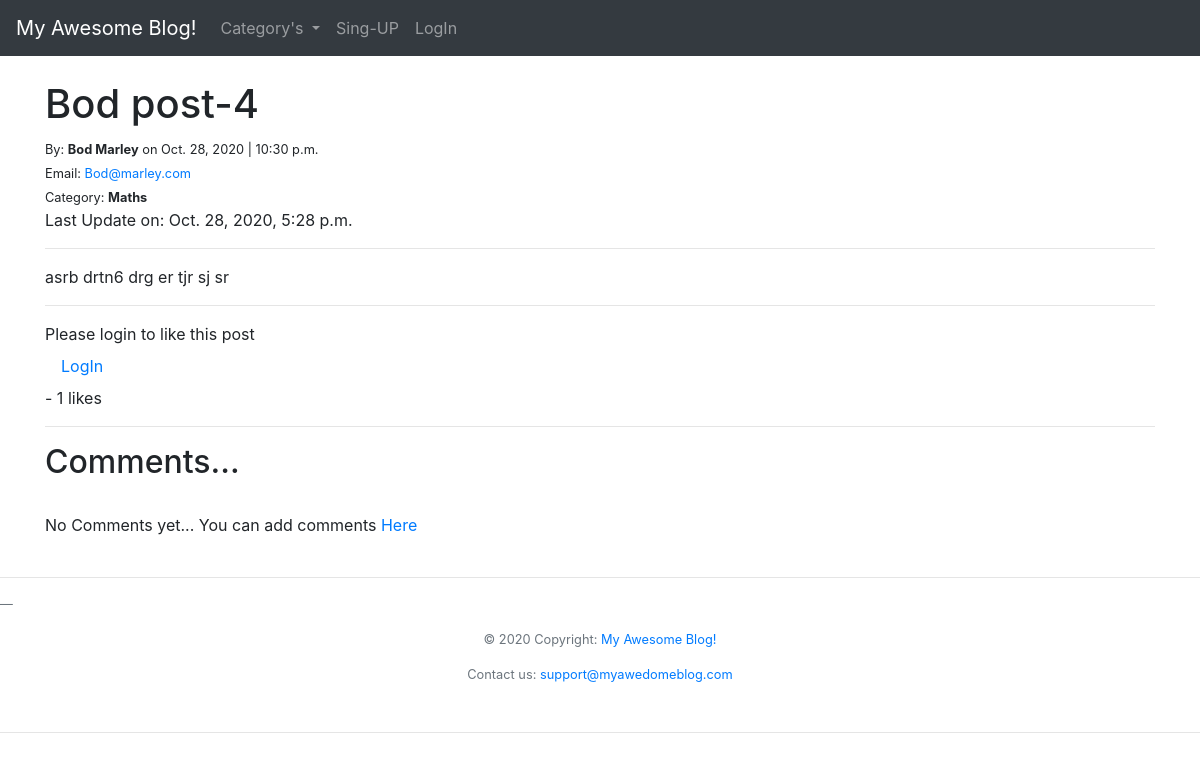
The page /article/18 on the database as committed earlier.
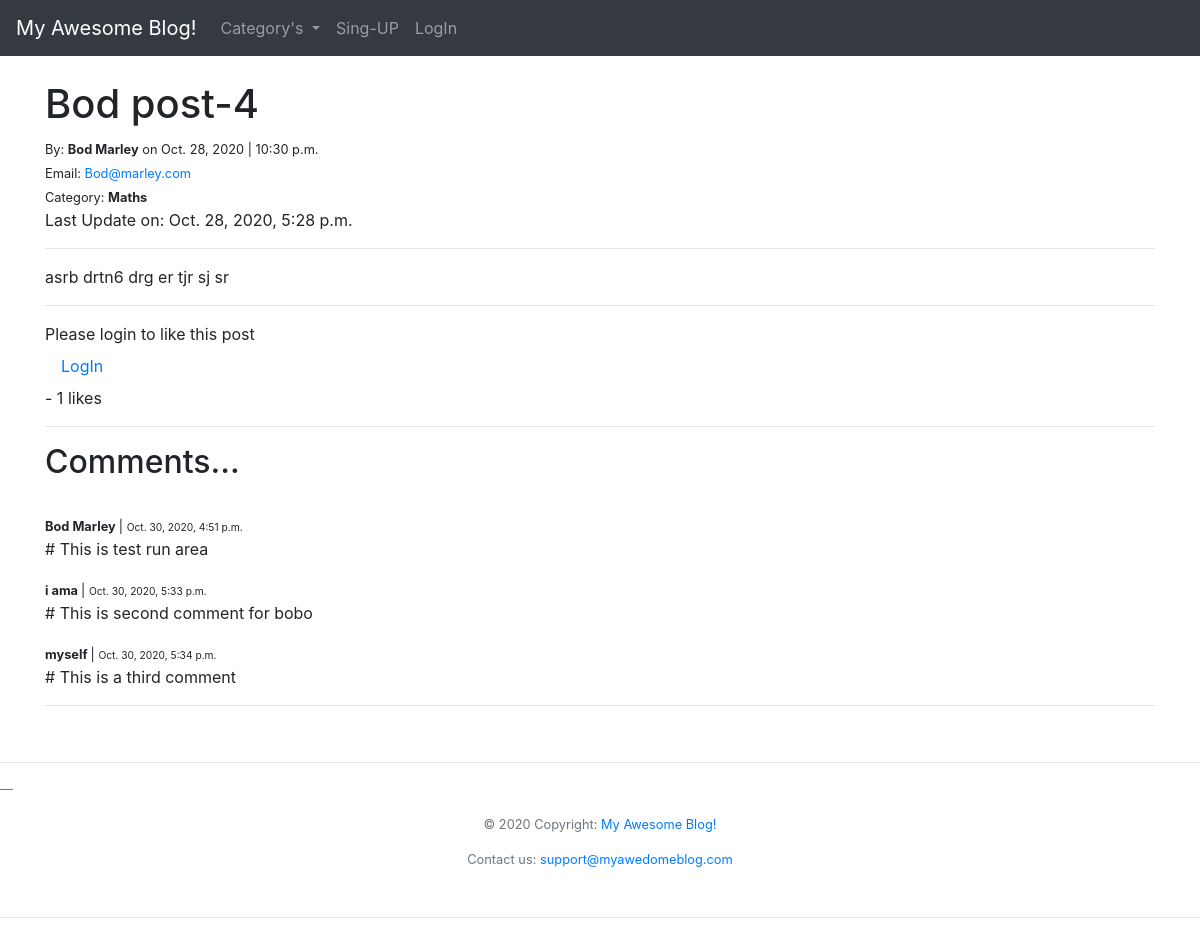
The same page on the database as committed later.
### theblog/models.py (models this page shows, shortened)
class Post(models.Model):
    title = models.CharField(max_length=255)
    title_tag = models.CharField(max_length=255)
    author = models.ForeignKey(User, on_delete=models.CASCADE)
    body = models.TextField(max_length=10000)
    post_date = models.DateField(auto_now_add=True)
    post_time = models.TimeField(auto_now_add=True)
    update_time = models.DateTimeField(auto_now=True)
    category = models.CharField(max_length=255, default='other')
    likes = models.ManyToManyField(User, related_name='blog_post')
    def total_likes(self):
        return self.likes.count()

class Comment(models.Model):
    post = models.ForeignKey(Post, related_name='comments', on_delete=models.CASCADE)
    name = models.CharField(max_length=100)
    body = models.TextField(max_length=1000)
    date_added = models.DateTimeField(auto_now_add=True)

### theblog/views.py (the view)
class ArticleDetailView(DetailView):
    model = Post
    template_name = 'article_details.html'
    def get_context_data(self, *args, **kwargs):
        cat_menu = Category.objects.all()
        context = super(ArticleDetailView, self).get_context_data(*args, **kwargs)
        stuff = get_object_or_404(Post, id=self.kwargs['pk'])
        total_likes = stuff.total_likes()
        liked = False
        if stuff.likes.filter(id=self.request.user.id):
            liked = True
        context["cat_menu"] = cat_menu
        context["total_likes"] = total_likes
        context["liked"] = liked
        return context

### theblog/models.py (called while the page is built)
    def __str__(self):
        return self.name

### theblog/templates/article_details.html (shortened to what this page needs)
<!doctype html>
<html lang="en">
<head>
</head>
<body>
<div>
    {% extends 'base.html' %}
    {% block content %}
        <h1>{{ post.title }}-{{ post.author.id }}</h1>
        {% if post.author.first_name != null %}
            <small> By: <strong>{{ post.author.first_name }} {{ post.author.last_name }}</strong> on {{ post.post_date }}
                | {{ post.post_time }}</small><br>
        {% else %}
            <small>By: {{ post.author.username }}</small>
        {% endif %}
        <small>Email: <a href="{{ post.author.email }}" target="_blank">{{ post.author.email }}</a></small>
        <br>
        <small>Category: <strong>{{ post.category }}</strong> </small>
        <p>Last Update on: {{ post.update_time }}</p>
        <hr>
        <p>{{ post.body|safe }}</p>
        <hr>
        {% if user.is_authenticated %}
            {% if user.id == post.author.id %}
                <a href="{% url 'update_post' post.pk %}">
                    <button type="button" class="btn btn-secondary">Edit</button>
                </a>
                <a href="{% url 'delete_post' post.pk %}">
                    <button type="button" class="btn btn-danger">Delete</button>
                </a>
            {% endif %}
            <a href="{% url 'home' %}">
                <button type="button" class="btn btn-secondary">Home</button>
            </a>
            <hr>
            <div>
            <form action="{% url 'like_post' post.pk %}">
                {% csrf_token %}
                {% if liked %}
                    <button class="btn btn-danger" type="submit" name="post_id" value="{{ post.id }}">UnLike</button>
                {% else %}
                    <button class="btn btn-primary" type="submit" name="post_id" value="{{ post.id }}">Like</button>
                {% endif %}
            </form>
            </div>
        {% else %}
            <div>Please login to like this post
                <a class="nav-link" href="{% url 'login' %}">LogIn</a></div>
        {% endif %}
        <div>- {{ total_likes }} likes</div>
        <hr>
        <h2>Comments...</h2><br>
        {% if not post.comments.all %}
            No Comments yet... You can add comments <a href="#">Here</a>
        {% else %}
            {% for comment in post.comments.all %}
                <p>
                    <small><strong>{{ comment.name }} </strong>|
                        <small>{{ comment.date_added }}</small>
                    </small><br>
                    # {{ comment.body }}<br>
                </p>
            {% endfor %}
            <hr>
        {% endif %}
    {% endblock %}

### theblog/templates/base.html (shortened to what this page needs)
<!doctype html>
<html lang="en">
<head>
    <link rel="stylesheet" href="https://stackpath.bootstrapcdn.com/bootstrap/4.5.2/css/bootstrap.min.css"
>
</head>
<body>
<nav class="navbar navbar-expand-lg navbar-dark  bg-dark">
    <a class="navbar-brand" href="{% url 'home' %}">My Awesome Blog!</a>
    <div class="collapse navbar-collapse" id="navbarSupportedContent">
        <ul class="navbar-nav mr-auto">
            {% if cat_menu %}
            <li class="nav-item dropdown">
                <a class="nav-link dropdown-toggle" href="#" id="navbarDropdownMenuLink" role="button"
                   data-toggle="dropdown" aria-haspopup="true" aria-expanded="false">
                    Category's
                </a>
                <div class="dropdown-menu" aria-labelledby="navbarDropdown">
                    {% else %}
            <li class="nav-item">
                <a class="nav-link" href="{% url 'category-list' %}">Category List</a>
            </li>
            {% endif %}
            {% if user.is_authenticated %}
            <li class="nav-item">
                <a class="nav-link" href="{% url 'add_post' %}">Add Post</a>
            </li>
            <li class="nav-item">
            <li class="nav-item">
                <a class="nav-link" href="{% url 'add_category' %}">Add Category</a>
            </li>
            <li class="nav-item">
                <a class="nav-link" href="{% url 'logout' %}">LogOut</a>
            </li>
            <li class="nav-item mr-left">
                <a class="nav-link" href="#">{{ user }}</a>
            </li>
            {% else %}
            <li class="nav-item">
                <a class="nav-link" href="{% url 'register' %}">Sing-UP</a>
            </li>
            <li class="nav-item">
                <a class="nav-link" href="{% url 'login' %}">LogIn</a>
            </li>
            {% endif %}
        </ul>
    </div>
</nav>
<br>
<div class="container">
    {% block content %}
    {% endblock %}
</div>
<br>
<hr>
<footer class="page-footer font-small dark blockquote-footer">
    <div class="footer-copyright text-center py-3">
        <div>© 2020 Copyright:
            <a href="{% url 'home' %}">My Awesome Blog!</a></div>
        <div class="text-center py-3">Contact us: <a href="#">support@myawedomeblog.com</a></div>
    </div>
<hr>
</footer>
</body>
</html>

Rows that differ between the two databases and show on the page:
added Comment: name "Bod Marley", date_added "Oct. 30, 2020, 4:51 p.m.", body "This is test run area"
added Comment: name "i ama", date_added "Oct. 30, 2020, 5:33 p.m.", body "This is second comment for bobo"
added Comment: name "myself", date_added "Oct. 30, 2020, 5:34 p.m.", body "This is a third comment"
Other text that changed with them:
text no longer shown: "No Comments yet... You can add comments Here"
